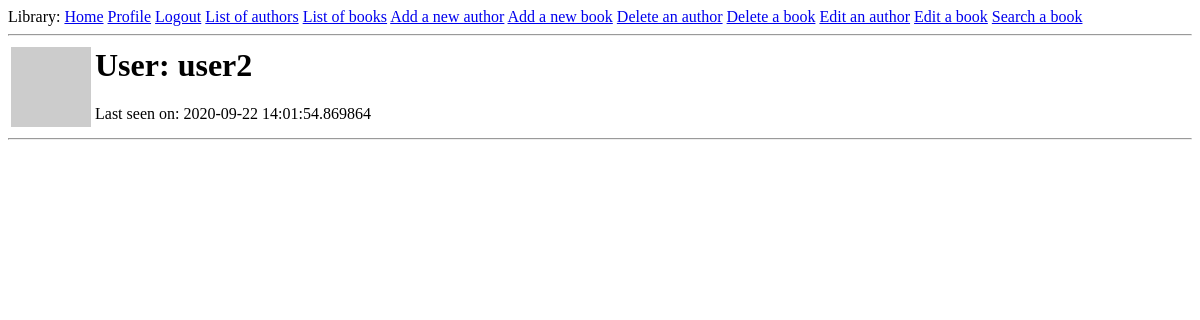
The app's page /user/user2 (signed in), older data.
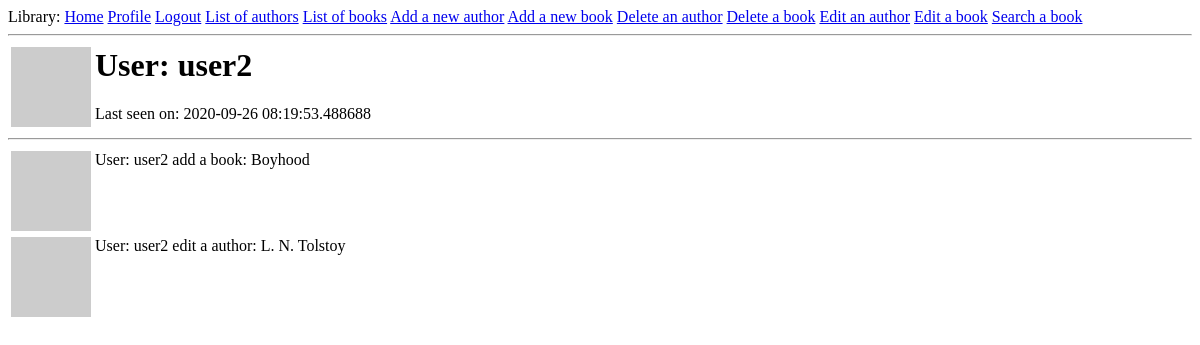
The same page, newer data.
### app/models.py (models this page shows, shortened)
class User(UserMixin, db.Model):
    id = db.Column(db.Integer, primary_key=True)
    username = db.Column(db.String(64), index=True, unique=True)
    email = db.Column(db.String(120), index=True, unique=True)
    about_me = db.Column(db.String(140))
    last_seen = db.Column(db.DateTime, default=datetime.utcnow)
    password_hash = db.Column(db.String(128))
    image = db.Column(db.String)
    posts = db.relationship('Post', backref='author', lazy='dynamic')
    def avatar(self, size):
        digest = md5(self.email.lower().encode('utf-8')).hexdigest()
        return 'https://www.gravatar.com/avatar/{}?d=identicon&s={}'.format(
            digest, size)

class Post(db.Model):
    id = db.Column(db.Integer, primary_key=True)
    body = db.Column(db.String(140))
    timestamp = db.Column(db.DateTime, index=True, default=datetime.utcnow)
    user_id = db.Column(db.Integer, db.ForeignKey('user.id'))

### app/routes.py (the view)
@app.route('/user/<username>')
@login_required
def user(username):
    user = User.query.filter_by(username=username).first_or_404()
    posts = Post.query.filter_by(user_id=user.id)
    return render_template('user.html', user=user, posts=posts)

### app/models.py (called while the page is built)
@login.user_loader
def load_user(id):
    return User.query.get(int(id))

### app/routes.py (called while the page is built)
@app.before_request
def before_request():
    if current_user.is_authenticated:
        current_user.last_seen = datetime.utcnow()
        db.session.commit()

### app/templates/user.html (shortened to what this page needs)
{% extends "Base.html" %}
{% block content %}
    <table>
        <tr valign="top">
            <td><img src="{{ user.avatar(128) }}"></td>
            <td>
                <h1>User: {{ user.username }}</h1>
                {% if user.last_seen %}<p>Last seen on: {{ user.last_seen }}</p>{% endif %}
            </td>
        </tr>
    </table>
    <hr>
    {% for post in posts %}
        {% include '_post.html' %}
    {% endfor %}
{% endblock %}

### app/templates/Base.html (shortened to what this page needs)
<html>
    <head>
    </head>
    <body>
        <div>Library:
           <a href="{{ url_for('index') }}">Home</a>
        {% if current_user.is_anonymous %}
            <a href="{{ url_for('login') }}">Login</a>
        {% else %}
            <a href="{{ url_for('user', username=current_user.username) }}">Profile</a>
            <a href="{{ url_for('logout') }}">Logout</a>
        {% endif %}
        <a href="{{ url_for('show_authors') }}">List of authors</a>
        <a href="{{ url_for('show_books') }}">List of books</a>
        <a href="{{ url_for('add_author') }}">Add a new author</a>
        <a href="{{ url_for('add_book') }}">Add a new book</a>
        <a href="{{ url_for('delete_author') }}">Delete an author</a>
        <a href="{{ url_for('delete_book') }}">Delete a book</a>
        <a href="{{ url_for('edit_author') }}">Edit an author</a>
        <a href="{{ url_for('edit_book') }}">Edit a book</a>
        <a href="{{ url_for('search_books') }}">Search a book</a>
        </div>
        <hr>
        {% block content %}{% endblock %}
    </body>
</html>

### app/templates/_post.html
<table>
    <tr valign="top">
        <td><img src="{{ post.author.avatar(36) }}"></td>
        <td>{{ post.body }}</td>
    </tr>
</table>

Row changes from the older to the newer data that the page shows:
changed User "user2": last_seen "2020-09-22 14:01:54.869864" → "2020-09-26 08:19:53.488688"
added Post: body "User: user2 add a book: Boyhood"
added Post: body "User: user2 edit a author: L. N. Tolstoy"
